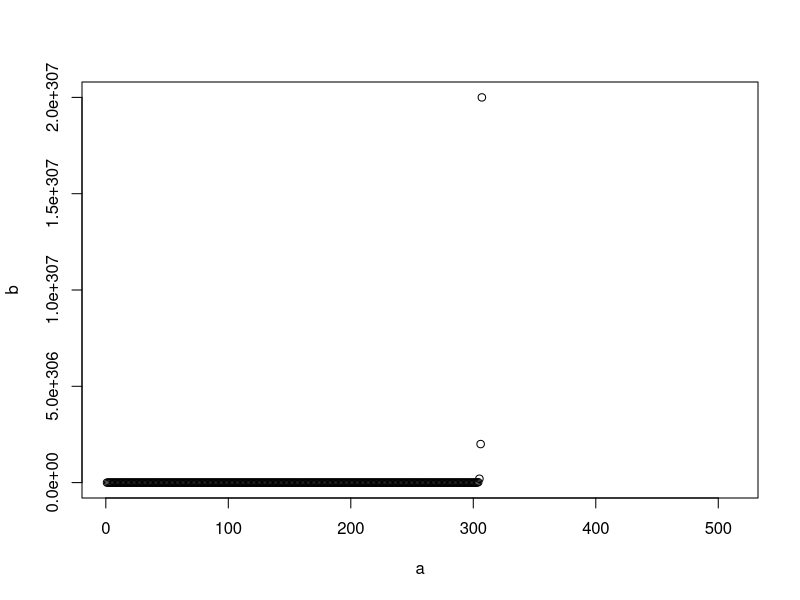
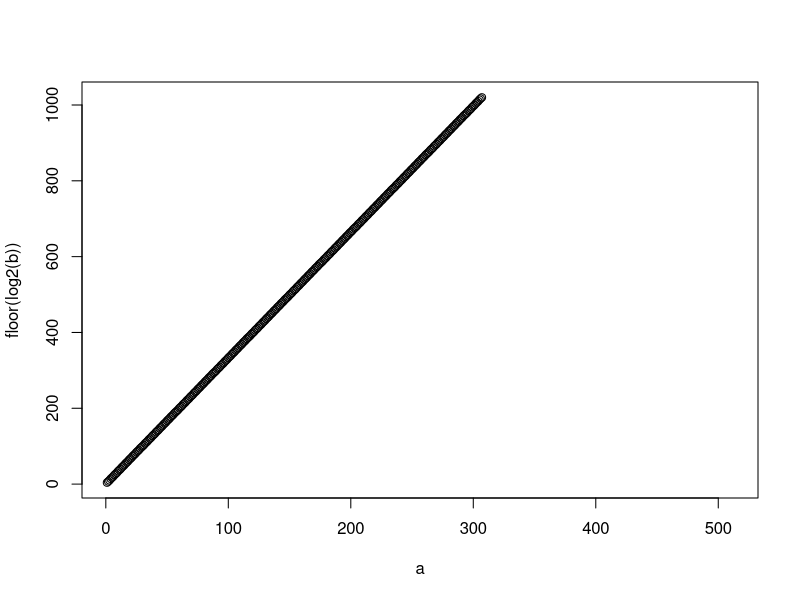
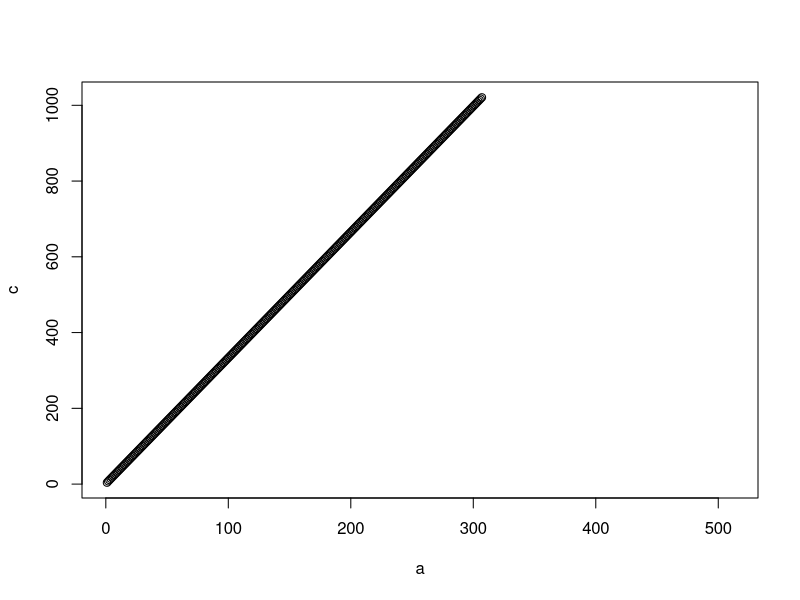
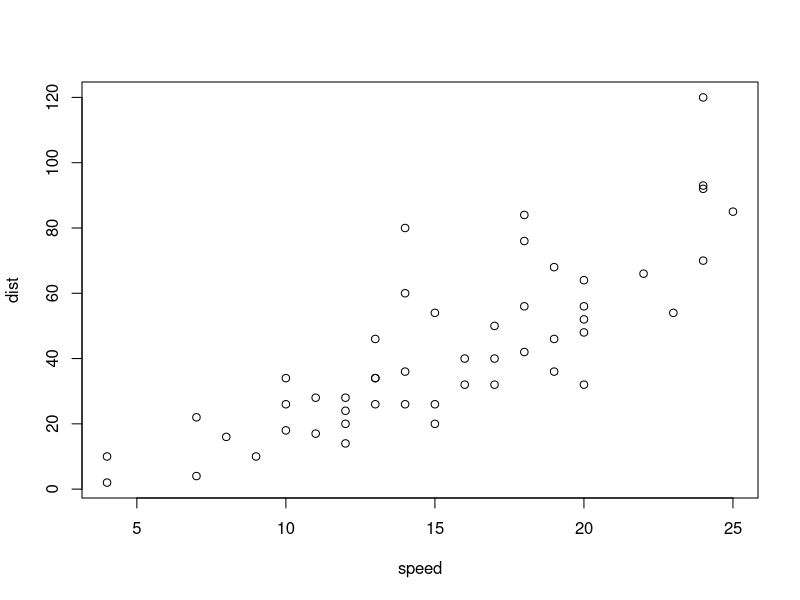

Source code (R) for these figures, in order:
## ---- chunk 1
a = 1:512
b = 2 * 10^a
## ---- chunk 2
plot (a, b)
## ---- chunk 3
plot (a, floor(log2(b)))
## ---- chunk 4
c = log2(b - log2(b))
plot (a, c)
cbind(a, ceiling(log2(a)))
## ---- chunk 5
plot(cars)
